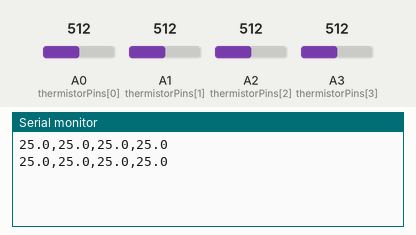
Bench run of a sketch on a simulated Arduino Zero (SAMD21). Shown: the last lines printed to the serial monitor. The test bench sets the inputs (shaded band); at power-on: A0 (thermistorPins[0]) = 512, A1 (thermistorPins[1]) = 512, A2 (thermistorPins[2]) = 512, A3 (thermistorPins[3]) = 512 (analog values on the 0–1023 scale).

Above: at 1.8 s.
1.9 s: A0 (thermistorPins[0]) set to 716
At 2.8 s:
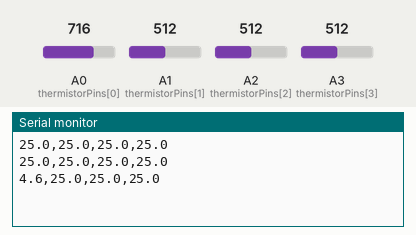
3.4 s: A1 (thermistorPins[1]) set to 716
At 4.6 s:
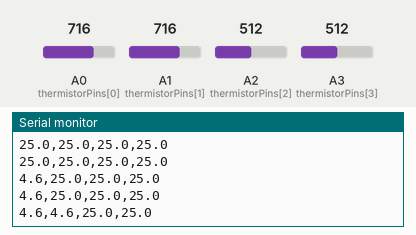
4.9 s: A2 (thermistorPins[2]) set to 716
At 5.4 s:
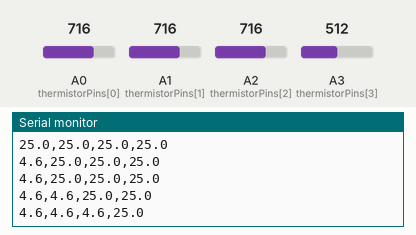
6.4 s: A3 (thermistorPins[3]) set to 716
At 7.7 s:
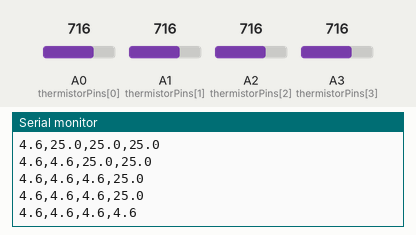
7.9 s: A0 (thermistorPins[0]) set to 992
At 8.8 s:
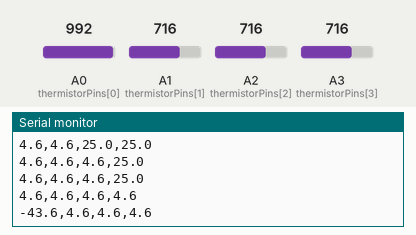
9.4 s: A1 (thermistorPins[1]) set to 992
At 10.6 s:
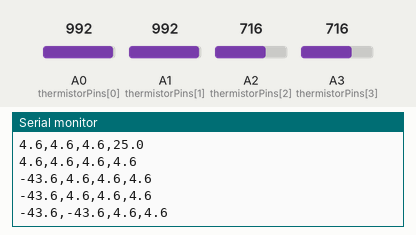
Timing chart, 0 to 11.9 s (numbered marks = the images above; inputs shaded):
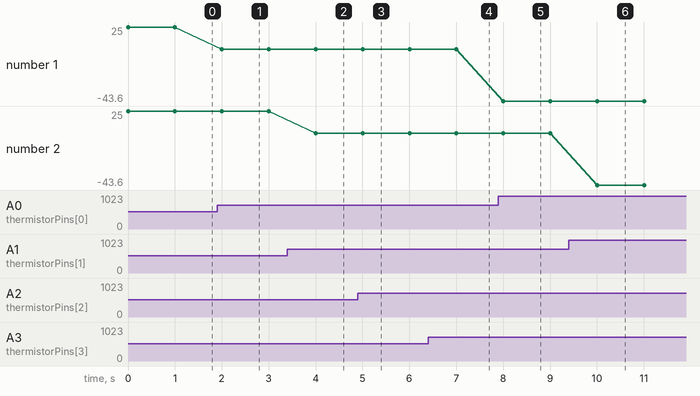

Measured:
- after the input at 1.9 s, the serial monitor: prints a new line after 0.10 s (image 1)
- after the input at 3.4 s, the serial monitor: prints a new line after 0.60 s (image 2)
- after the input at 4.9 s, the serial monitor: prints a new line after 0.10 s (image 3)
- after the input at 6.4 s, the serial monitor: prints a new line after 0.60 s (image 4)
- after the input at 7.9 s, the serial monitor: prints a new line after 0.11 s (image 5)
- after the input at 9.4 s, the serial monitor: prints a new line after 0.61 s (image 6)
- plotted number 1: 25 → 4.6 after the input at 1.9 s, 4.6 → -43.6 after the input at 7.9 s

The sketch:

heatchamber.ino
```cpp
#include <math.h>

const int numThermistors = 4;
const int thermistorPins[numThermistors] = {A0, A1, A2, A3};

// Constants for all thermistors
const float seriesResistor = 10000.0;
const float thermistorNominal = 10000.0;
const float temperatureNominal = 25.0;
const float betaCoefficient = 3435.0;

void setup() {
  Serial.begin(9600);
  analogReadResolution(12);
}

void loop() {
  float temps[numThermistors];

  for (int i = 0; i < numThermistors; i++) {
    int adcValue = analogRead(thermistorPins[i]);

    // convert ADC to resistance
    float voltageRatio = (4095.0 / adcValue) - 1.0;
    float resistance = seriesResistor / voltageRatio;

    // Steinhart-Hart equation
    float steinhart;
    steinhart = resistance / thermistorNominal;
    steinhart = log(steinhart);
    steinhart /= betaCoefficient;
    steinhart += 1.0 / (temperatureNominal + 273.15);
    steinhart = 1.0 / steinhart;
    steinhart -= 273.15;

    temps[i] = steinhart;
  }

  // *** Print just CSV ***
  Serial.print(temps[0], 1);
  Serial.print(",");
  Serial.print(temps[1], 1);
  Serial.print(",");
  Serial.print(temps[2], 1);
  Serial.print(",");
  Serial.println(temps[3], 1);

  delay(1000);
}
```
